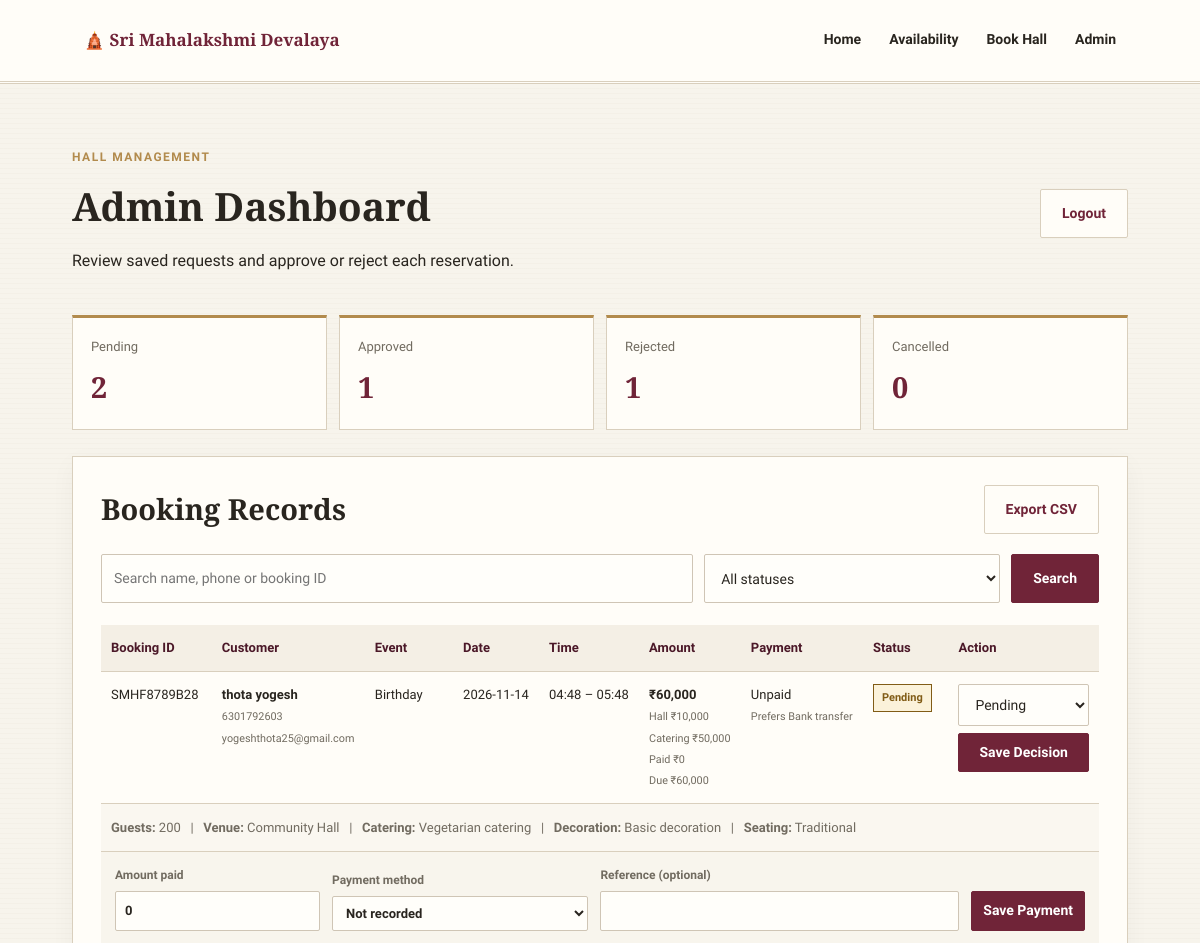
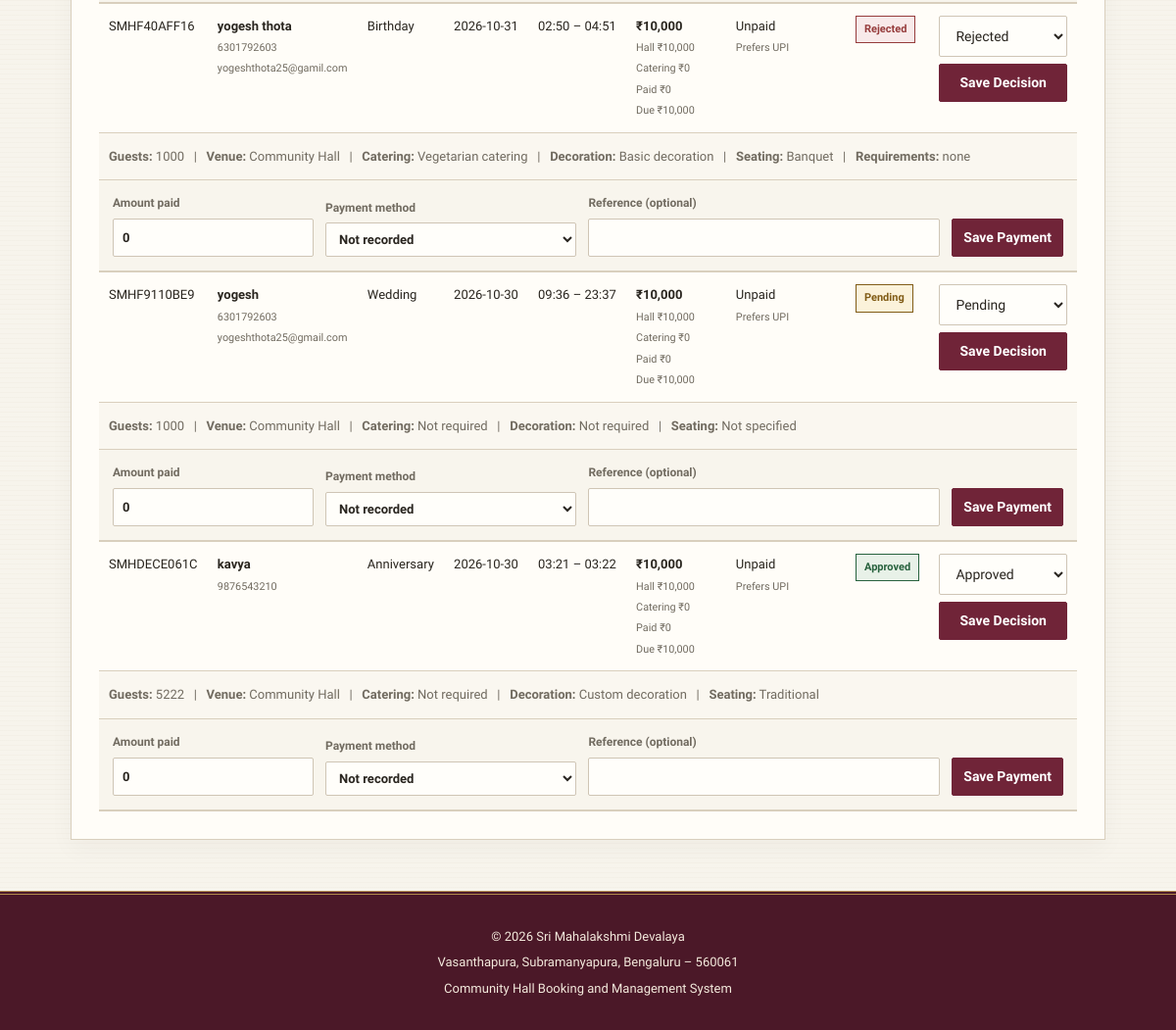
/admin (signed in), run on the app's committed database (2 pictures, top to bottom).
### tables this page shows
CREATE TABLE bookings (
                id INTEGER PRIMARY KEY AUTOINCREMENT,
                booking_code TEXT UNIQUE NOT NULL,
                name TEXT NOT NULL,
                phone TEXT NOT NULL,
                email TEXT,
                event_type TEXT NOT NULL,
                booking_date TEXT NOT NULL,
                start_time TEXT NOT NULL,
                end_time TEXT NOT NULL,
                guests INTEGER NOT NULL,
                address TEXT,
                notes TEXT,
                amount INTEGER NOT NULL,
                payment_status TEXT NOT NULL DEFAULT 'Unpaid',
                status TEXT NOT NULL DEFAULT 'Pending',
                created_at TEXT NOT NULL
            , hall_package TEXT NOT NULL DEFAULT 'Community Hall', catering_option TEXT NOT NULL DEFAULT 'Not required', decoration_option TEXT NOT NULL DEFAULT 'Not required', seating_layout TEXT NOT NULL DEFAULT 'Not specified', preferred_payment_method TEXT NOT NULL DEFAULT 'UPI', payment_method TEXT NOT NULL DEFAULT '', payment_reference TEXT NOT NULL DEFAULT '', amount_paid INTEGER NOT NULL DEFAULT 0, hall_amount INTEGER NOT NULL DEFAULT 10000, catering_amount INTEGER NOT NULL DEFAULT 0);

### app.py (the view, shortened to what this page needs)
@app.route("/admin")
@admin_required
def admin_dashboard():
    search = request.args.get("search", "").strip()
    status_filter = request.args.get("status", "").strip()
    allowed_statuses = [
        "Pending", "Approved", "Rejected", "Cancelled"
    ]
    query = "SELECT * FROM bookings WHERE 1=1"
    params = []
    if status_filter in allowed_statuses:
        query += " AND status = ?"
        params.append(status_filter)
    query += " ORDER BY booking_date DESC, start_time DESC"
    with get_db() as conn:
        bookings = conn.execute(query, params).fetchall()
        counts = {}
        for status in allowed_statuses:
            counts[status] = conn.execute(
                "SELECT COUNT(*) FROM bookings WHERE status = ?",
                (status,)
            ).fetchone()[0]
    return render_template(
        "admin_dashboard.html",
        bookings=bookings,
        counts=counts,
        search=search,
        status_filter=status_filter
    )

### app.py (called while the page is built)
def get_db():
    conn = sqlite3.connect(DATABASE)
    conn.row_factory = sqlite3.Row
    conn.execute("PRAGMA foreign_keys = ON")
    return conn

def admin_required(view):
    @wraps(view)
    def wrapped(*args, **kwargs):
        if not session.get("admin"):
            flash("Please log in as an administrator.", "error")
            return redirect(url_for("admin_login"))
        return view(*args, **kwargs)
    return wrapped

### templates/admin_dashboard.html (shortened to what this page needs)
{% extends "base.html" %}
{% block content %}
<section class="dashboard-section">
    <div class="dashboard-heading">
        <div>
            <p class="eyebrow">HALL MANAGEMENT</p>
            <h1>Admin Dashboard</h1>
            <p>Review saved requests and approve or reject each reservation.</p>
        </div>
        <form method="POST" action="{{ url_for('admin_logout') }}">
            <button class="btn btn-light" type="submit">
                Logout
            </button>
        </form>
    </div>
    <div class="stats-grid">
        <div class="stat-card">
            <span>Pending</span>
            <strong>{{ counts['Pending'] }}</strong>
        </div>
        <div class="stat-card">
            <span>Approved</span>
            <strong>{{ counts['Approved'] }}</strong>
        </div>
        <div class="stat-card">
            <span>Rejected</span>
            <strong>{{ counts['Rejected'] }}</strong>
        </div>
        <div class="stat-card">
            <span>Cancelled</span>
            <strong>{{ counts['Cancelled'] }}</strong>
        </div>
    </div>
    <div class="dashboard-card">
        <div class="dashboard-card-heading">
            <h2>Booking Records</h2>
            <a class="btn btn-light" href="{{ url_for('export_bookings') }}">
                Export CSV
            </a>
        </div>
        <form method="GET"
              action="{{ url_for('admin_dashboard') }}"
              class="search-form">
            <input type="text"
                   name="search"
                   value="{{ search }}"
                   placeholder="Search name, phone or booking ID">
            <select name="status">
                <option value="">All statuses</option>
            </select>
            <button type="submit" class="btn">
                Search
            </button>
        </form>
        <div class="table-wrapper">
            <table>
                <thead>
                    <tr>
                        <th>Booking ID</th>
                        <th>Customer</th>
                        <th>Event</th>
                        <th>Date</th>
                        <th>Time</th>
                        <th>Amount</th>
                        <th>Payment</th>
                        <th>Status</th>
                        <th>Action</th>
                    </tr>
                </thead>
                <tbody>
                    {% for b in bookings %}
                    <tr>
                        <td>{{ b.booking_code }}</td>
                        <td>
                            <strong>{{ b.name }}</strong><br>
                            <small>{{ b.phone }}</small>
                            {% if b.email %}
                                <br><small>{{ b.email }}</small>
                            {% endif %}
                        </td>
                        <td>{{ b.event_type }}</td>
                        <td>{{ b.booking_date }}</td>
                        <td>
                            {{ b.start_time }} – {{ b.end_time }}
                        </td>
                        <td>
                            <strong>₹{{ "{:,}".format(b.amount) }}</strong><br>
                            <small>Hall ₹{{ "{:,}".format(b.hall_amount) }}</small><br>
                            <small>Catering ₹{{ "{:,}".format(b.catering_amount) }}</small><br>
                            <small>Paid ₹{{ "{:,}".format(b.amount_paid) }}</small><br>
                            <small>Due ₹{{ "{:,}".format(b.amount - b.amount_paid) }}</small>
                        </td>
                        <td>
                            {{ b.payment_status }}
                            {% if b.payment_method %}
                                <br><small>{{ b.payment_method }}</small>
                            {% elif b.preferred_payment_method %}
                                <br><small>Prefers {{ b.preferred_payment_method }}</small>
                            {% endif %}
                        </td>
                        <td>
                            <span class="status status-{{ b.status|lower }}">
                                {{ b.status }}
                            </span>
                        </td>
                        <td>
                            <form method="POST"
                                  action="{{ url_for('update_booking', booking_id=b.id) }}"
                                  class="action-form">
                                <select name="status" required>
                                    {% for s in ['Pending', 'Approved', 'Rejected', 'Cancelled'] %}
                                        <option value="{{ s }}"
                                            {% if b.status == s %}selected{% endif %}>
                                            {{ s }}
                                        </option>
                                    {% endfor %}
                                </select>
                                <button class="btn small-btn" type="submit">
                                    Save Decision
                                </button>
                            </form>
                        </td>
                    </tr>
                    <tr class="details-row">
                        <td colspan="9">
                            <strong>Guests:</strong> {{ b.guests }}
                            &nbsp; | &nbsp;
                            <strong>Venue:</strong> {{ b.hall_package }}
                            &nbsp; | &nbsp;
                            <strong>Catering:</strong> {{ b.catering_option }}
                            &nbsp; | &nbsp;
                            <strong>Decoration:</strong> {{ b.decoration_option }}
                            &nbsp; | &nbsp;
                            <strong>Seating:</strong> {{ b.seating_layout }}
                            {% if b.notes %}
                                &nbsp; | &nbsp;
                                <strong>Requirements:</strong> {{ b.notes }}
                            {% endif %}
                        </td>
                    </tr>
                    <tr class="payment-row">
                        <td colspan="9">
                            <form method="POST"
                                  action="{{ url_for('update_payment', booking_id=b.id) }}"
                                  class="payment-form">
                                <label>
                                    Amount paid
                                    <input type="number" name="amount_paid"
                                           min="0" max="{{ b.amount }}" step="1"
                                           value="{{ b.amount_paid }}" required>
                                </label>
                                <label>
                                    Payment method
                                    <select name="payment_method">
                                        <option value="">Not recorded</option>
                                    </select>
                                </label>
                                <label>
                                    Reference (optional)
                                    <input type="text" name="payment_reference"
                                           maxlength="100" value="{{ b.payment_reference }}">
                                </label>
                                <button class="btn small-btn" type="submit">
                                    Save Payment
                                </button>
                            </form>
                        </td>
                    </tr>
                    {% else %}
                    <tr>
                        <td colspan="9">
                            No bookings found.
                        </td>
                    </tr>
                    {% endfor %}
                </tbody>
            </table>
        </div>
    </div>
</section>
{% endblock %}

### templates/base.html (shortened to what this page needs)
<!DOCTYPE html>
<html lang="en">
<head>
    <link rel="stylesheet"
          href="{{ url_for('static', filename='style.css') }}">
</head>
<body>
<header class="navbar">
    <a class="logo" href="{{ url_for('home') }}">
        🛕 Sri Mahalakshmi Devalaya
    </a>
    <nav>
        <a href="{{ url_for('home') }}">Home</a>
        <a href="{{ url_for('availability') }}">Availability</a>
        <a href="{{ url_for('book') }}">Book Hall</a>
        <a href="{{ url_for('admin_login') }}">Admin</a>
    </nav>
</header>
<main>
    {% block content %}{% endblock %}
</main>
<footer>
    <p>© 2026 Sri Mahalakshmi Devalaya</p>
    <p>Vasanthapura, Subramanyapura, Bengaluru – 560061</p>
    <p>Community Hall Booking and Management System</p>
</footer>
</body>
</html>

### data on the page
bookings: booking_code "SMHF8789B28", name "thota yogesh", phone "6301792603", email "yogeshthota25@gmail.com", event_type "Birthday", booking_date "2026-11-14", start_time "04:48", end_time "05:48", amount "60,000", hall_amount "10,000", catering_amount "50,000", amount_paid "0", b.amount-b.amount_paid "60,000", payment_status "Unpaid", preferred_payment_method "Bank transfer", status "Pending", guests "200", hall_package "Community Hall", catering_option "Vegetarian catering", decoration_option "Basic decoration", seating_layout "Traditional"
bookings: booking_code "SMHF40AFF16", name "yogesh thota", phone "6301792603", email "yogeshthota25@gamil.com", event_type "Birthday", booking_date "2026-10-31", start_time "02:50", end_time "04:51", amount "10,000", hall_amount "10,000", catering_amount "0", amount_paid "0", b.amount-b.amount_paid "10,000", payment_status "Unpaid", preferred_payment_method "UPI", status "Rejected", guests "1000", hall_package "Community Hall", catering_option "Vegetarian catering", decoration_option "Basic decoration", seating_layout "Banquet", notes "none"
bookings: booking_code "SMHF9110BE9", name "yogesh", phone "6301792603", email "yogeshthota25@gmail.com", event_type "Wedding", booking_date "2026-10-30", start_time "09:36", end_time "23:37", amount "10,000", hall_amount "10,000", catering_amount "0", amount_paid "0", b.amount-b.amount_paid "10,000", payment_status "Unpaid", preferred_payment_method "UPI", status "Pending", guests "1000", hall_package "Community Hall", catering_option "Not required", decoration_option "Not required", seating_layout "Not specified"
bookings: booking_code "SMHDECE061C", name "kavya", phone "9876543210", event_type "Anniversary", booking_date "2026-10-30", start_time "03:21", end_time "03:22", amount "10,000", hall_amount "10,000", catering_amount "0", amount_paid "0", b.amount-b.amount_paid "10,000", payment_status "Unpaid", preferred_payment_method "UPI", status "Approved", guests "5222", hall_package "Community Hall", catering_option "Not required", decoration_option "Custom decoration", seating_layout "Traditional"

### other printed values
{{ counts['Pending'] }} "2"
{{ counts['Approved'] }} "1"
{{ counts['Rejected'] }} "1"
{{ counts['Cancelled'] }} "0"
